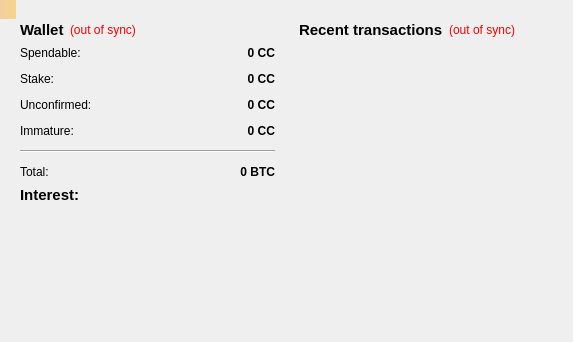
<?xml version="1.0" encoding="UTF-8"?>
<ui version="4.0">
 <class>OverviewPage</class>
 <widget class="QWidget" name="OverviewPage">
  <property name="geometry">
   <rect>
    <x>0</x>
    <y>0</y>
    <width>573</width>
    <height>342</height>
   </rect>
  </property>
  <property name="windowTitle">
   <string>Form</string>
  </property>
  <layout class="QGridLayout" name="gridLayout">
   <item row="0" column="0">
    <layout class="QHBoxLayout" name="horizontalLayout" stretch="1,1">
     <item>
      <layout class="QVBoxLayout" name="verticalLayout_2">
       <item>
        <widget class="QWidget" name="widget" native="true">
         <layout class="QVBoxLayout" name="verticalLayout_4">
          <item>
           <layout class="QHBoxLayout" name="horizontalLayout_4">
            <item>
             <widget class="QLabel" name="label_5">
              <property name="font">
               <font>
                <pointsize>11</pointsize>
                <weight>75</weight>
                <bold>true</bold>
               </font>
              </property>
              <property name="text">
               <string>Wallet</string>
              </property>
             </widget>
            </item>
            <item>
             <widget class="QLabel" name="labelWalletStatus">
              <property name="toolTip">
               <string>The displayed information may be out of date. Your wallet automatically synchronizes with the CyberCoin network after a connection is established, but this process has not completed yet.</string>
              </property>
              <property name="styleSheet">
               <string notr="true">QLabel { color: red; }</string>
              </property>
              <property name="text">
               <string notr="true">(out of sync)</string>
              </property>
              <property name="alignment">
               <set>Qt::AlignLeading|Qt::AlignLeft|Qt::AlignVCenter</set>
              </property>
             </widget>
            </item>
            <item>
             <spacer name="horizontalSpacer_2">
              <property name="orientation">
               <enum>Qt::Horizontal</enum>
              </property>
              <property name="sizeHint" stdset="0">
               <size>
                <width>40</width>
                <height>20</height>
               </size>
              </property>
             </spacer>
            </item>
           </layout>
          </item>
          <item>
           <layout class="QFormLayout" name="formLayout_2">
            <property name="fieldGrowthPolicy">
             <enum>QFormLayout::AllNonFixedFieldsGrow</enum>
            </property>
            <property name="horizontalSpacing">
             <number>12</number>
            </property>
            <property name="verticalSpacing">
             <number>12</number>
            </property>
            <item row="0" column="0">
             <widget class="QLabel" name="label">
              <property name="text">
               <string>Spendable:</string>
              </property>
             </widget>
            </item>
            <item row="0" column="1">
             <widget class="QLabel" name="labelBalance">
              <property name="font">
               <font>
                <weight>75</weight>
                <bold>true</bold>
               </font>
              </property>
              <property name="cursor">
               <cursorShape>IBeamCursor</cursorShape>
              </property>
              <property name="toolTip">
               <string>Your current spendable balance</string>
              </property>
              <property name="text">
               <string notr="true">0 CC</string>
              </property>
              <property name="alignment">
               <set>Qt::AlignRight|Qt::AlignTrailing|Qt::AlignVCenter</set>
              </property>
              <property name="textInteractionFlags">
               <set>Qt::LinksAccessibleByMouse|Qt::TextSelectableByKeyboard|Qt::TextSelectableByMouse</set>
              </property>
             </widget>
            </item>
            <item row="1" column="0">
             <widget class="QLabel" name="label_6">
              <property name="text">
               <string>Stake:</string>
              </property>
             </widget>
            </item>
            <item row="1" column="1">
             <widget class="QLabel" name="labelStake">
              <property name="font">
               <font>
                <weight>75</weight>
                <bold>true</bold>
               </font>
              </property>
              <property name="cursor">
               <cursorShape>IBeamCursor</cursorShape>
              </property>
              <property name="toolTip">
               <string>Total of coins that was staked, and do not yet count toward the current balance</string>
              </property>
              <property name="text">
               <string notr="true">0 CC</string>
              </property>
              <property name="alignment">
               <set>Qt::AlignRight|Qt::AlignTrailing|Qt::AlignVCenter</set>
              </property>
              <property name="textInteractionFlags">
               <set>Qt::LinksAccessibleByMouse|Qt::TextSelectableByKeyboard|Qt::TextSelectableByMouse</set>
              </property>
             </widget>
            </item>
            <item row="2" column="0">
             <widget class="QLabel" name="label_3">
              <property name="text">
               <string>Unconfirmed:</string>
              </property>
             </widget>
            </item>
            <item row="2" column="1">
             <widget class="QLabel" name="labelUnconfirmed">
              <property name="font">
               <font>
                <weight>75</weight>
                <bold>true</bold>
               </font>
              </property>
              <property name="cursor">
               <cursorShape>IBeamCursor</cursorShape>
              </property>
              <property name="toolTip">
               <string>Total of transactions that have yet to be confirmed, and do not yet count toward the current balance</string>
              </property>
              <property name="text">
               <string notr="true">0 CC</string>
              </property>
              <property name="alignment">
               <set>Qt::AlignRight|Qt::AlignTrailing|Qt::AlignVCenter</set>
              </property>
              <property name="textInteractionFlags">
               <set>Qt::LinksAccessibleByMouse|Qt::TextSelectableByKeyboard|Qt::TextSelectableByMouse</set>
              </property>
             </widget>
            </item>
            <item row="3" column="0">
             <widget class="QLabel" name="labelImmatureText">
              <property name="text">
               <string>Immature:</string>
              </property>
             </widget>
            </item>
            <item row="3" column="1">
             <widget class="QLabel" name="labelImmature">
              <property name="font">
               <font>
                <weight>75</weight>
                <bold>true</bold>
               </font>
              </property>
              <property name="toolTip">
               <string>Mined balance that has not yet matured</string>
              </property>
              <property name="text">
               <string notr="true">0 CC</string>
              </property>
              <property name="alignment">
               <set>Qt::AlignRight|Qt::AlignTrailing|Qt::AlignVCenter</set>
              </property>
              <property name="textInteractionFlags">
               <set>Qt::LinksAccessibleByMouse|Qt::TextSelectableByKeyboard|Qt::TextSelectableByMouse</set>
              </property>
             </widget>
            </item>
            <item row="4" column="0" colspan="2">
             <widget class="Line" name="line">
              <property name="orientation">
               <enum>Qt::Horizontal</enum>
              </property>
             </widget>
            </item>
            <item row="5" column="0">
             <widget class="QLabel" name="labelTotalText">
              <property name="text">
               <string>Total:</string>
              </property>
             </widget>
            </item>
            <item row="5" column="1">
             <widget class="QLabel" name="labelTotal">
              <property name="font">
               <font>
                <weight>75</weight>
                <bold>true</bold>
               </font>
              </property>
              <property name="cursor">
               <cursorShape>IBeamCursor</cursorShape>
              </property>
              <property name="toolTip">
               <string>Your current total balance</string>
              </property>
              <property name="text">
               <string notr="true">0 BTC</string>
              </property>
              <property name="alignment">
               <set>Qt::AlignRight|Qt::AlignTrailing|Qt::AlignVCenter</set>
              </property>
              <property name="textInteractionFlags">
               <set>Qt::LinksAccessibleByMouse|Qt::TextSelectableByKeyboard|Qt::TextSelectableByMouse</set>
              </property>
             </widget>
            </item>
           </layout>
          </item>
          <item>
           <layout class="QHBoxLayout" name="horizontalLayout_6">
            <item>
             <widget class="QLabel" name="label_8">
              <property name="font">
               <font>
                <pointsize>11</pointsize>
                <weight>75</weight>
                <bold>true</bold>
               </font>
              </property>
              <property name="text">
               <string>Interest:</string>
              </property>
             </widget>
            </item>
            <item>
             <spacer name="horizontalSpacer_4">
              <property name="orientation">
               <enum>Qt::Horizontal</enum>
              </property>
              <property name="sizeHint" stdset="0">
               <size>
                <width>40</width>
                <height>20</height>
               </size>
              </property>
             </spacer>
            </item>
           </layout>
          </item>
          <item>
           <layout class="QHBoxLayout" name="horizontalLayout_5">
            <item>
             <widget class="QLabel" name="interestSlabsLabel">
              <property name="text">
               <string/>
              </property>
             </widget>
            </item>
            <item>
             <spacer name="horizontalSpacer_3">
              <property name="orientation">
               <enum>Qt::Horizontal</enum>
              </property>
              <property name="sizeHint" stdset="0">
               <size>
                <width>40</width>
                <height>20</height>
               </size>
              </property>
             </spacer>
            </item>
           </layout>
          </item>
         </layout>
        </widget>
       </item>
       <item>
        <spacer name="verticalSpacer">
         <property name="orientation">
          <enum>Qt::Vertical</enum>
         </property>
         <property name="sizeHint" stdset="0">
          <size>
           <width>20</width>
           <height>40</height>
          </size>
         </property>
        </spacer>
       </item>
      </layout>
     </item>
     <item>
      <layout class="QVBoxLayout" name="verticalLayout_3">
       <item>
        <widget class="QWidget" name="widget_2" native="true">
         <layout class="QVBoxLayout" name="verticalLayout">
          <item>
           <layout class="QHBoxLayout" name="horizontalLayout_2">
            <item>
             <widget class="QLabel" name="label_4">
              <property name="font">
               <font>
                <pointsize>11</pointsize>
                <weight>75</weight>
                <bold>true</bold>
               </font>
              </property>
              <property name="text">
               <string>&lt;b&gt;Recent transactions&lt;/b&gt;</string>
              </property>
             </widget>
            </item>
            <item>
             <widget class="QLabel" name="labelTransactionsStatus">
              <property name="toolTip">
               <string>The displayed information may be out of date. Your wallet automatically synchronizes with the CyberCoin network after a connection is established, but this process has not completed yet.</string>
              </property>
              <property name="styleSheet">
               <string notr="true">QLabel { color: red; }</string>
              </property>
              <property name="text">
               <string notr="true">(out of sync)</string>
              </property>
              <property name="alignment">
               <set>Qt::AlignRight|Qt::AlignTrailing|Qt::AlignVCenter</set>
              </property>
             </widget>
            </item>
            <item>
             <spacer name="horizontalSpacer">
              <property name="orientation">
               <enum>Qt::Horizontal</enum>
              </property>
              <property name="sizeHint" stdset="0">
               <size>
                <width>40</width>
                <height>20</height>
               </size>
              </property>
             </spacer>
            </item>
           </layout>
          </item>
          <item>
           <widget class="QListView" name="listTransactions">
            <property name="styleSheet">
             <string notr="true">QListView { background: transparent; }</string>
            </property>
            <property name="frameShape">
             <enum>QFrame::NoFrame</enum>
            </property>
            <property name="verticalScrollBarPolicy">
             <enum>Qt::ScrollBarAlwaysOff</enum>
            </property>
            <property name="horizontalScrollBarPolicy">
             <enum>Qt::ScrollBarAlwaysOff</enum>
            </property>
            <property name="selectionMode">
             <enum>QAbstractItemView::NoSelection</enum>
            </property>
           </widget>
          </item>
         </layout>
        </widget>
       </item>
      </layout>
     </item>
    </layout>
   </item>
  </layout>
  <widget class="QLabel" name="labelAlerts">
   <property name="geometry">
    <rect>
     <x>0</x>
     <y>0</y>
     <width>16</width>
     <height>19</height>
    </rect>
   </property>
   <property name="visible">
    <bool>false</bool>
   </property>
   <property name="styleSheet">
    <string notr="true">background-color: qlineargradient(x1: 0, y1: 0, x2: 1, y2: 0, stop:0 #F0D0A0, stop:1 #F8D488);  color:#000000
</string>
   </property>
   <property name="wordWrap">
    <bool>true</bool>
   </property>
   <property name="margin">
    <number>3</number>
   </property>
  </widget>
 </widget>
 <resources/>
 <connections/>
</ui>
